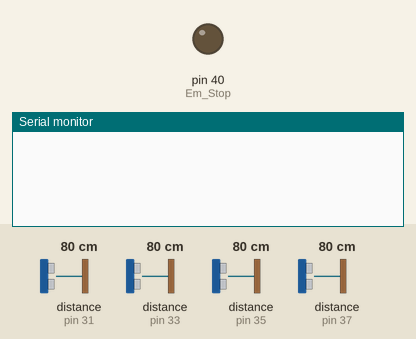
Simulated run of this sketch. Board: Arduino Mega 2560, built with avr-gcc and run on an emulated ATmega2560. Shown: output pins drawn as LEDs (lit = HIGH), the last lines printed to the serial monitor. Wiring (inferred from the names in the program): ultrasonic range finder: trigger pin 32; echo pin 31. The inputs (shaded band) are chosen by the test bench; at power-on: distance to the obstacle (sensors on pin 31, pin 33, pin 35, pin 37) 80 cm. The echo pulse lasts 58.3 µs per cm; pins used as bus, display or sensor lines are not drawn.

Above: at 1.2 s.
1.3 s: distance to the obstacle (sensor on pin 31) set to 2 cm
At 2.0 s:
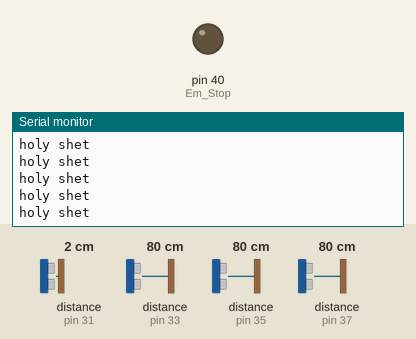
3.2 s: distance to the obstacle (sensor on pin 33) set to 2 cm
At 4.3 s:
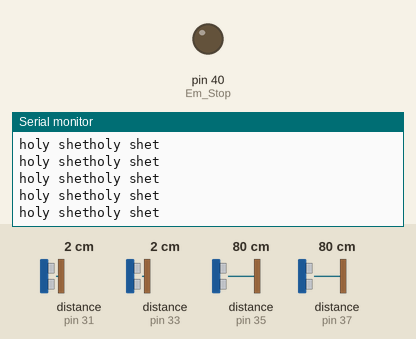
5.1 s: distance to the obstacle (sensor on pin 35) set to 2 cm
At 6.1 s:
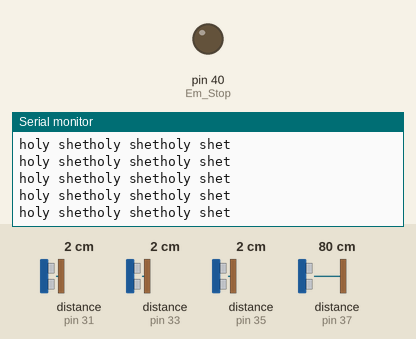
7.0 s: distance to the obstacle (sensor on pin 37) set to 2 cm
At 7.9 s:
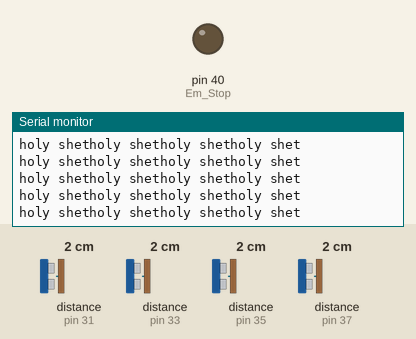
8.9 s: distance to the obstacle (sensor on pin 31) set to 9 cm
At 10.0 s:
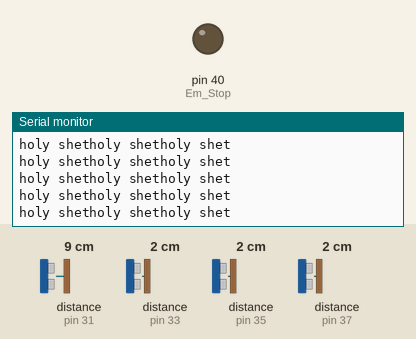
11.9 s: distance to the obstacle (sensor on pin 33) set to 9 cm
At 12.7 s:
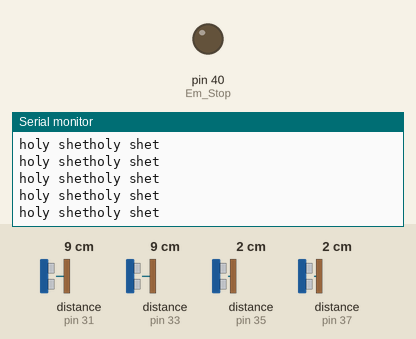

Measured:
- after the input at 1.3 s, the serial monitor: prints a new line at once (image 1)
- after the input at 3.2 s, the serial monitor: prints a new line at once (image 2)
- after the input at 5.1 s, the serial monitor: prints a new line after 0.06 s (image 3)
- after the input at 7.0 s, the serial monitor: prints a new line after 0.06 s (image 4)
- after the input at 11.9 s, the serial monitor: prints a new line after 0.09 s (image 6)

The sketch:

distance_sensor.ino
```cpp
int Echo = 31;
int Trig = 32;
#define Em_Stop 40

int D;

void setup()
{
  Serial.begin(9600);
  pinMode(Em_Stop,OUTPUT);
  pinMode(Trig,OUTPUT);
  pinMode(Trig+2,OUTPUT);
  pinMode(Trig+4,OUTPUT);
  pinMode(Trig+6,OUTPUT);
  digitalWrite(Trig,LOW);
}

void loop()
{
  for(int i=0;i<4;i++)
  {
    digitalWrite(Trig,HIGH);
    delayMicroseconds(10);
    digitalWrite(Trig,LOW);
    D = (pulseIn(Echo,HIGH))*0.34/2;
    if(D <= 50)
    {
      Serial.print("holy shet");
    }
    Echo = Echo+2;
    Trig = Trig+2;
    if(Echo > 37)
    {
      Serial.println();
      Echo = 31;
      Trig = 32;
    }
  }
  //delay(100);
}
```
